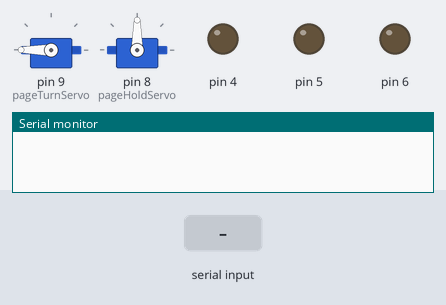
Bench run of a sketch on a simulated Arduino Uno, built with avr-gcc and run on an emulated ATmega328P. Parts: 2 × servo, output pins drawn as LEDs (lit = HIGH), the last lines printed to the serial monitor. Inputs (shaded band) come from the test bench.

Above: at 1.2 s.
1.3 s: "1\n" received over Serial
At 3.5 s:
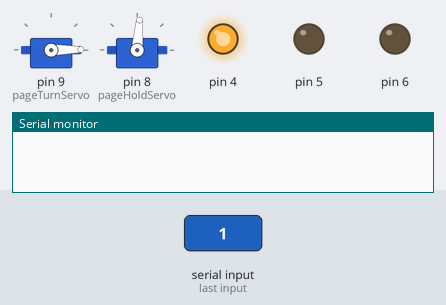
4.3 s: "1,90\n" received over Serial
At 7.2 s:
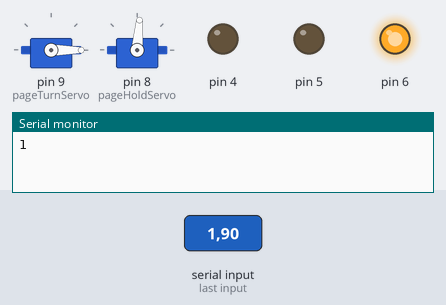
7.3 s: "1,90,45\n" received over Serial
At 9.43 s:
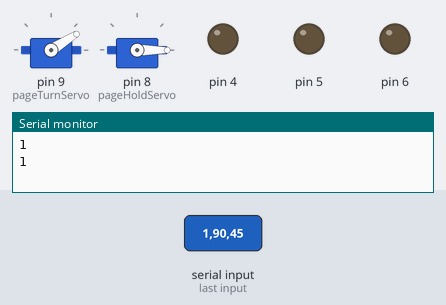
Timing chart, 0 to 12.4 s (numbered marks = the images above; inputs shaded):
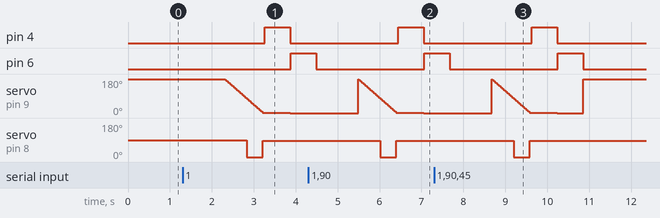

The sketch:

bookScannerWithSerialCommunication.ino
```cpp
/* Script for running the pageturn mechanism
Sets the pageturntime remotely over serial port
This feature has not worked before...
Created by Magnus Axelson-Fisk
*/

#include <Servo.h>

Servo pageTurnServo;
Servo pageHoldServo;
int servoPosTurn = 0;
int servoPosHold = 0;


int pageTurnTime = 0;
int pageHoldTime = 600;

String inputVar = "";
boolean variableSet = false;
boolean startSignal = false;
boolean Hold = false;

void setup() {
  pinMode(4, OUTPUT);
  pinMode(5, OUTPUT);
  pinMode(6, OUTPUT);

  pageTurnServo.attach(9);
  pageHoldServo.attach(8);

  Serial.begin(9600);
  inputVar.reserve(10);


}

boolean resetFunction() {

  pageTurnTime = 0;
  pageHoldTime = 0;
  startSignal = 0;
  variableSet = false;
  inputVar = "";
  return true;

}

void pageHold (boolean Hold) { //If Hold=1 the scanner will hold left pages, if 0 the scanner will open up to add swipe more pages
  if (Hold) {
    servoPosHold = 85;
    pageHoldServo.write(servoPosHold);

  }
  else {
    servoPosHold = 0;
    pageHoldServo.write(servoPosHold);
  }
}


void loop() {
  pageTurnServo.write(180);

  if (startSignal) { //if there has been a signal from RPi the program executes this code
    digitalWrite(7, LOW);
    digitalWrite(5, HIGH); //spin clockwise, seen in front
    digitalWrite(6, LOW);
    delay(pageTurnTime);
    digitalWrite(5, LOW);
    digitalWrite(6, LOW);

    for (servoPosTurn = 180; servoPosTurn>= 1; servoPosTurn -= 1) { //Swipes arm so that page folds over
      pageTurnServo.write(servoPosTurn);
      delay(5);
      if (servoPosTurn == 80) { //Releases pages so that new pages can be turned
      Hold = false;
      pageHold(Hold);
      }

    }

    Hold = true;        //Makes sure the left pages are held
    pageHold(Hold);
    delay(50);

    digitalWrite(4, HIGH); //Tightens left page
    delay(pageHoldTime);
    digitalWrite(4, LOW);


    pageTurnServo.write(0); //turns back the swipearm

    delay(20);

    digitalWrite(5, LOW);    //tightens right page
    digitalWrite(6, HIGH);
    delay(pageHoldTime);
    digitalWrite(5, LOW);
    digitalWrite(6, LOW);
    Serial.println(startSignal);

    startSignal = false;
}

}

void serialEvent() {
boolean resetComplete = false;
  inputVar = Serial.readString();
  int switchVar =  inputVar.toInt();

  switch (switchVar) {
   case 1:
    startSignal = true;
    inputVar = "";
    break;
   case 9:
    resetComplete = resetFunction();
    Serial.println(resetComplete); //returns 1 if successful or 0 if unsuccessful to RPi
    inputVar="";
    break;
   default:
    if (variableSet==false) {
        pageTurnTime = inputVar.toInt();
        variableSet = true;
        Serial.println(variableSet);
        inputVar="";
    }
    break;
  }
}
```

Measured:
- after the input at 1.3 s, pin 4: LOW → HIGH after 2.0 s, → LOW 0.60 s later; pin 6: LOW → HIGH after 2.6 s; servo on pin 9 (pageTurnServo): moves from 180° to 0° over 1.5 s, starting after 1.0 s; servo on pin 8 (pageHoldServo): 90° → 0° after 1.5 s, → 85° 0.39 s later
- after the input at 4.3 s, pin 4: LOW → HIGH after 2.2 s, → LOW 0.60 s later; servo on pin 8 (pageHoldServo): 85° → 0° after 1.7 s, → 85° 0.39 s later
- after the input at 7.3 s, pin 4: LOW → HIGH after 2.3 s, → LOW 0.60 s later; servo on pin 8 (pageHoldServo): 85° → 0° after 1.9 s, → 85° 0.39 s later
